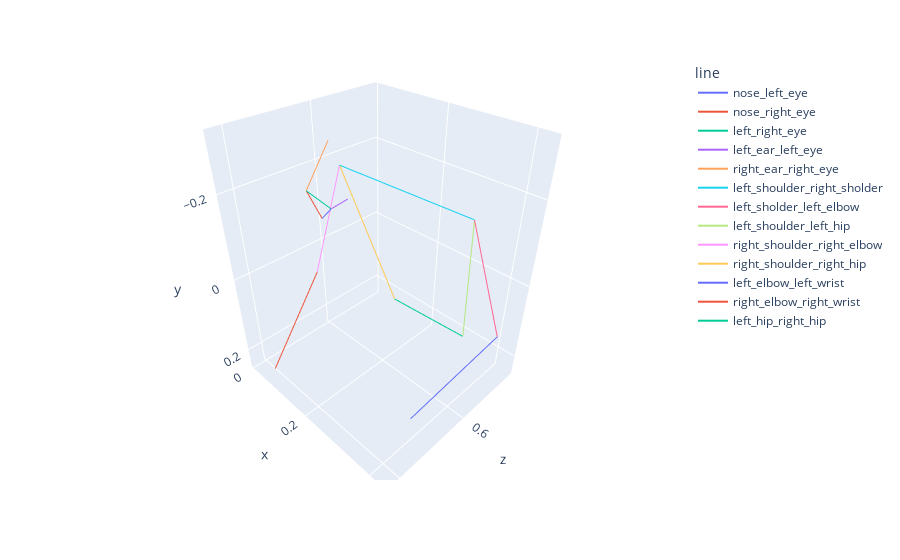

Notebook code cell kept with this figure:
### Code cell
model = trainer.model.to(device)
model.eval()
estimated_pose = model(torch.flatten(torch.tensor(sample[0])).unsqueeze(0).float().to(device), 0)
estimated_pose_df = pd.DataFrame(
    generate_connection_line(
        estimated_pose[0].cpu().reshape([-1, 3]).detach().numpy(),
        # np.argwhere(valid_keypoints).reshape(-1)
    )
)
visualize_pose(estimated_pose_df)

### Figure 1 — Plotly figure (JSON) as saved in the notebook; plotly's stock layout.template omitted (floating-point values rounded to 4 significant figures)
{"data": [{"hovertemplate": "line=nose_left_eye<br>z=%{x}<br>x=%{y}<br>y=%{z}<extra></extra>", "legendgroup": "nose_left_eye", "line": {"color": "#636efa", "dash": "solid"}, "marker": {"symbol": "circle"}, "mode": "lines", "name": "nose_left_eye", "scene": "scene", "showlegend": true, "type": "scatter3d", "x": [0.4323, 0.4265], "y": [0.2221, 0.2547], "z": [-0.2127, -0.2455]}, {"hovertemplate": "line=nose_right_eye<br>z=%{x}<br>x=%{y}<br>y=%{z}<extra></extra>", "legendgroup": "nose_right_eye", "line": {"color": "#EF553B", "dash": "solid"}, "marker": {"symbol": "circle"}, "mode": "lines", "name": "nose_right_eye", "scene": "scene", "showlegend": true, "type": "scatter3d", "x": [0.4323, 0.4287], "y": [0.2221, 0.1891], "z": [-0.2127, -0.2537]}, {"hovertemplate": "line=left_right_eye<br>z=%{x}<br>x=%{y}<br>y=%{z}<extra></extra>", "legendgroup": "left_right_eye", "line": {"color": "#00cc96", "dash": "solid"}, "marker": {"symbol": "circle"}, "mode": "lines", "name": "left_right_eye", "scene": "scene", "showlegend": true, "type": "scatter3d", "x": [0.4265, 0.4287], "y": [0.2547, 0.1891], "z": [-0.2455, -0.2537]}, {"hovertemplate": "line=left_ear_left_eye<br>z=%{x}<br>x=%{y}<br>y=%{z}<extra></extra>", "legendgroup": "left_ear_left_eye", "line": {"color": "#ab63fa", "dash": "solid"}, "marker": {"symbol": "circle"}, "mode": "lines", "name": "left_ear_left_eye", "scene": "scene", "showlegend": true, "type": "scatter3d", "x": [0.4265, 0.4547], "y": [0.2547, 0.2632], "z": [-0.2455, -0.2556]}, {"hovertemplate": "line=right_ear_right_eye<br>z=%{x}<br>x=%{y}<br>y=%{z}<extra></extra>", "legendgroup": "right_ear_right_eye", "line": {"color": "#FFA15A", "dash": "solid"}, "marker": {"symbol": "circle"}, "mode": "lines", "name": "right_ear_right_eye", "scene": "scene", "showlegend": true, "type": "scatter3d", "x": [0.4287, 0.512], "y": [0.1891, 0.1516], "z": [-0.2537, -0.3082]}, {"hovertemplate": "line=left_shoulder_right_sholder<br>z=%{x}<br>x=%{y}<br>y=%{z}<extra></extra>", "legendgroup": "left_shoulder_right_sholder", "line": {"color": "#19d3f3", "dash": "solid"}, "marker": {"symbol": "circle"}, "mode": "lines", "name": "left_shoulder_right_sholder", "scene": "scene", "showlegend": true, "type": "scatter3d", "x": [0.6673, 0.6277], "y": [0.3681, 0.04162], "z": [-0.1741, -0.1923]}, {"hovertemplate": "line=left_sholder_left_elbow<br>z=%{x}<br>x=%{y}<br>y=%{z}<extra></extra>", "legendgroup": "left_sholder_left_elbow", "line": {"color": "#FF6692", "dash": "solid"}, "marker": {"symbol": "circle"}, "mode": "lines", "name": "left_sholder_left_elbow", "scene": "scene", "showlegend": true, "type": "scatter3d", "x": [0.6673, 0.7106], "y": [0.3681, 0.4313], "z": [-0.1741, 0.101]}, {"hovertemplate": "line=left_shoulder_left_hip<br>z=%{x}<br>x=%{y}<br>y=%{z}<extra></extra>", "legendgroup": "left_shoulder_left_hip", "line": {"color": "#B6E880", "dash": "solid"}, "marker": {"symbol": "circle"}, "mode": "lines", "name": "left_shoulder_left_hip", "scene": "scene", "showlegend": true, "type": "scatter3d", "x": [0.6673, 0.771], "y": [0.3681, 0.3081], "z": [-0.1741, 0.2197]}, {"hovertemplate": "line=right_shoulder_right_elbow<br>z=%{x}<br>x=%{y}<br>y=%{z}<extra></extra>", "legendgroup": "right_shoulder_right_elbow", "line": {"color": "#FF97FF", "dash": "solid"}, "marker": {"symbol": "circle"}, "mode": "lines", "name": "right_shoulder_right_elbow", "scene": "scene", "showlegend": true, "type": "scatter3d", "x": [0.6277, 0.5701], "y": [0.04162, 0.007182], "z": [-0.1923, 0.07573]}, {"hovertemplate": "line=right_shoulder_right_hip<br>z=%{x}<br>x=%{y}<br>y=%{z}<extra></extra>", "legendgroup": "right_shoulder_right_hip", "line": {"color": "#FECB52", "dash": "solid"}, "marker": {"symbol": "circle"}, "mode": "lines", "name": "right_shoulder_right_hip", "scene": "scene", "showlegend": true, "type": "scatter3d", "x": [0.6277, 0.7679], "y": [0.04162, 0.07973], "z": [-0.1923, 0.2292]}, {"hovertemplate": "line=left_elbow_left_wrist<br>z=%{x}<br>x=%{y}<br>y=%{z}<extra></extra>", "legendgroup": "left_elbow_left_wrist", "line": {"color": "#636efa", "dash": "solid"}, "marker": {"symbol": "circle"}, "mode": "lines", "name": "left_elbow_left_wrist", "scene": "scene", "showlegend": true, "type": "scatter3d", "x": [0.7106, 0.5082], "y": [0.4313, 0.3742], "z": [0.101, 0.2389]}, {"hovertemplate": "line=right_elbow_right_wrist<br>z=%{x}<br>x=%{y}<br>y=%{z}<extra></extra>", "legendgroup": "right_elbow_right_wrist", "line": {"color": "#EF553B", "dash": "solid"}, "marker": {"symbol": "circle"}, "mode": "lines", "name": "right_elbow_right_wrist", "scene": "scene", "showlegend": true, "type": "scatter3d", "x": [0.5701, 0.3761], "y": [0.007182, 0.08106], "z": [0.07573, 0.2081]}, {"hovertemplate": "line=left_hip_right_hip<br>z=%{x}<br>x=%{y}<br>y=%{z}<extra></extra>", "legendgroup": "left_hip_right_hip", "line": {"color": "#00cc96", "dash": "solid"}, "marker": {"symbol": "circle"}, "mode": "lines", "name": "left_hip_right_hip", "scene": "scene", "showlegend": true, "type": "scatter3d", "x": [0.771, 0.7679], "y": [0.3081, 0.07973], "z": [0.2197, 0.2292]}], "layout": {"legend": {"title": {"text": "line"}, "tracegroupgap": 0}, "margin": {"t": 60}, "scene": {"domain": {"x": [0, 1], "y": [0, 1]}, "xaxis": {"autorange": "reversed", "title": {"text": "z"}}, "yaxis": {"title": {"text": "x"}}, "zaxis": {"autorange": "reversed", "title": {"text": "y"}}}}}
